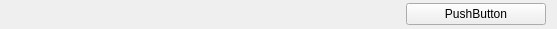
<ui version="4.0" >
 <author></author>
 <comment></comment>
 <exportmacro></exportmacro>
 <class>PushButtonItem</class>
 <widget class="QWidget" name="PushButtonItem" >
  <property name="geometry" >
   <rect>
    <x>0</x>
    <y>0</y>
    <width>557</width>
    <height>29</height>
   </rect>
  </property>
  <property name="windowTitle" >
   <string>PushButtonItem</string>
  </property>
  <layout class="QHBoxLayout" >
   <property name="margin" >
    <number>1</number>
   </property>
   <property name="spacing" >
    <number>3</number>
   </property>
   <item>
    <widget class="QLabel" name="nameLabel" >
     <property name="minimumSize" >
      <size>
       <width>240</width>
       <height>20</height>
      </size>
     </property>
     <property name="maximumSize" >
      <size>
       <width>240</width>
       <height>30</height>
      </size>
     </property>
     <property name="text" >
      <string/>
     </property>
    </widget>
   </item>
   <item>
    <spacer>
     <property name="orientation" >
      <enum>Qt::Horizontal</enum>
     </property>
     <property name="sizeType" >
      <enum>QSizePolicy::MinimumExpanding</enum>
     </property>
     <property name="sizeHint" >
      <size>
       <width>0</width>
       <height>0</height>
      </size>
     </property>
    </spacer>
   </item>
   <item>
    <layout class="QVBoxLayout" >
     <property name="margin" >
      <number>0</number>
     </property>
     <property name="spacing" >
      <number>6</number>
     </property>
     <item>
      <widget class="QPushButton" name="pushButton" >
       <property name="sizePolicy" >
        <sizepolicy>
         <hsizetype>0</hsizetype>
         <vsizetype>0</vsizetype>
         <horstretch>0</horstretch>
         <verstretch>0</verstretch>
        </sizepolicy>
       </property>
       <property name="minimumSize" >
        <size>
         <width>140</width>
         <height>0</height>
        </size>
       </property>
       <property name="maximumSize" >
        <size>
         <width>176</width>
         <height>16777215</height>
        </size>
       </property>
       <property name="text" >
        <string>PushButton</string>
       </property>
      </widget>
     </item>
    </layout>
   </item>
   <item>
    <widget class="QLabel" name="labelOk" >
     <property name="text" >
      <string/>
     </property>
     <property name="pixmap" >
      <pixmap/>
     </property>
    </widget>
   </item>
  </layout>
 </widget>
 <pixmapfunction></pixmapfunction>
 <resources/>
 <connections/>
</ui>
